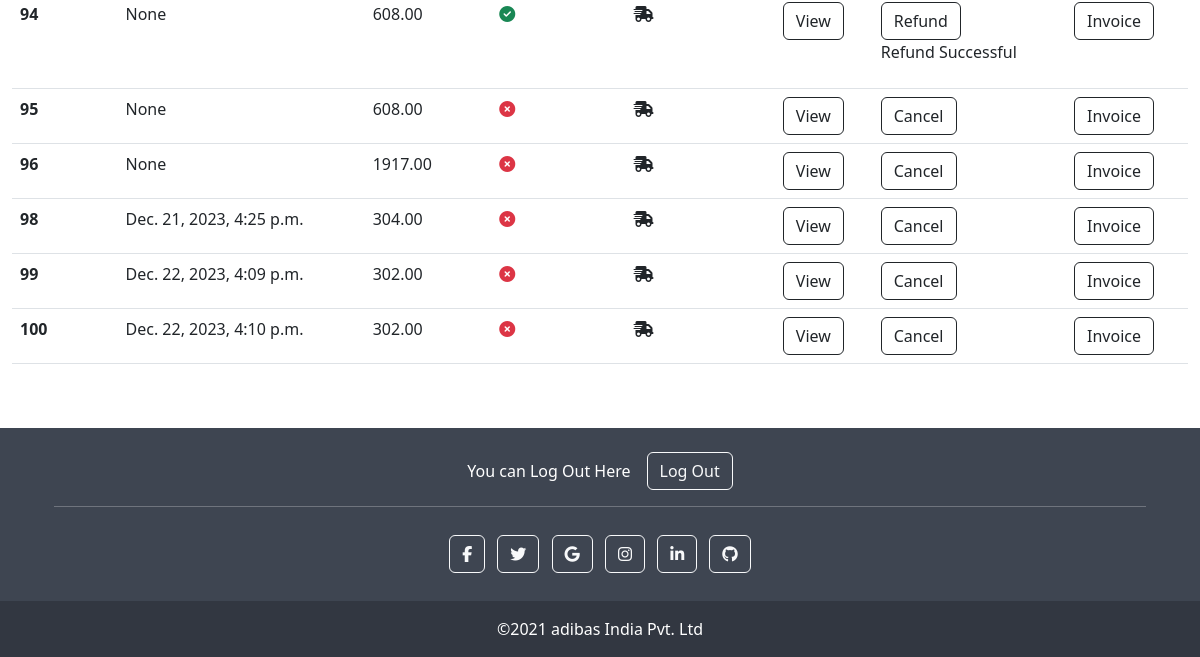
/order_list/ (signed in, lower part), run on an earlier commit of the app's database.
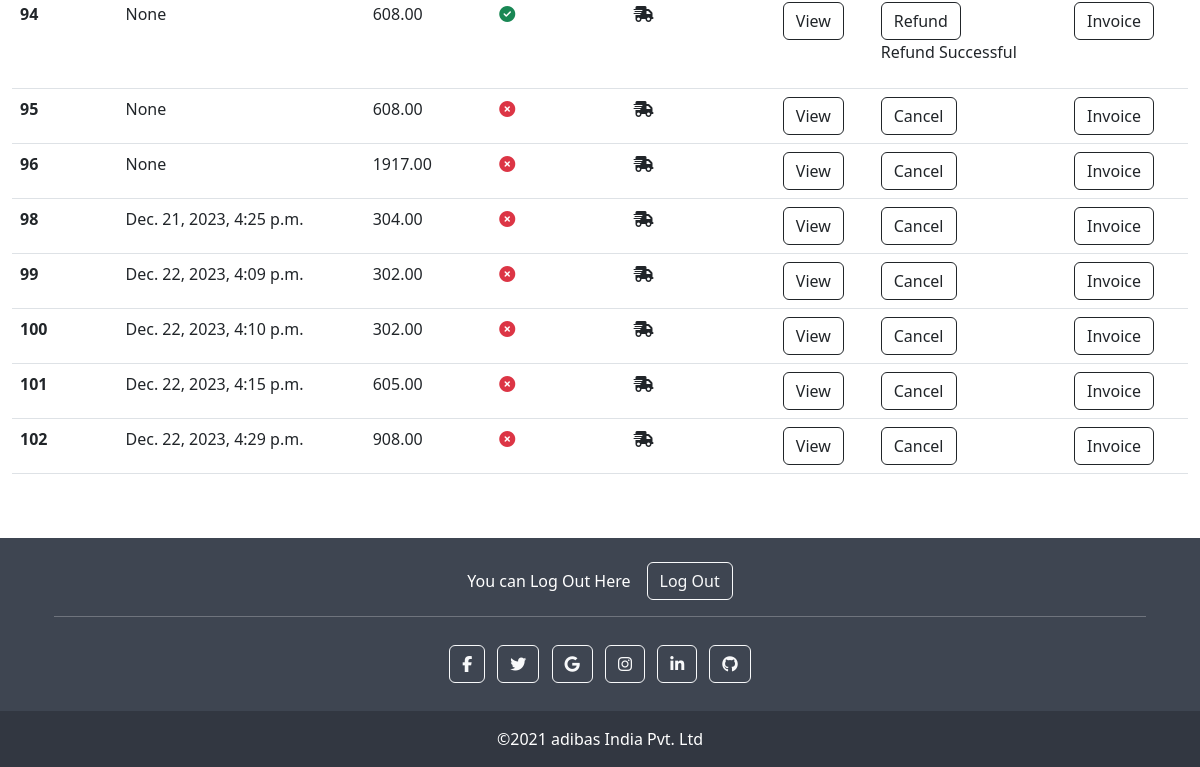
And on a later commit of the database.
### core/models.py (models this page shows)
class CartOrder(models.Model):
    user = models.ForeignKey(CustomUser, on_delete=models.CASCADE)
    price = models.DecimalField(max_digits=999999, decimal_places=2)
    paid_status = models.BooleanField(default=False)
    order_date = models.DateTimeField(auto_now_add = True, null=True, blank=True)
    product_status = models.CharField(choices=STATUS_CHOICE, max_length=30, default='processing', null=True, blank=True)
    status = models.CharField(choices=STATUS, max_length=30, null=True, blank=True, default=None)
    is_rejected = models.BooleanField(default=False, null=True, blank=True)
    class Meta:
        verbose_name_plural = "Cart Orders"

### core/views.py (the view)
# urls.py: path('order_list/', views.order_list, name='order_list'),
def order_list(request):
    orders = CartOrder.objects.filter(user=request.user)
    context = {
        'orders' : orders,
            }
    return render(request, 'order_list.html', context)

### core/context_processor.py (called while the page is built)
def default(request):
    top = TopCategory.objects.all()
    cat = Category.objects.all()
    min_max_price = Product.objects.aggregate(Min('price'), Max('price'))
    return {
        'top':top,
        'cat': cat,
        'min_max_price': min_max_price
    }

### templates/order_list.html (shortened to what this page needs)
{% extends 'base.html' %}
{% block content %}
{% load static %}
<link rel="stylesheet" type="text/css" href="{% static 'profile.css' %}">
<section>
    <div class="container-fluid">
        <table class="table table-hover">
            <tbody>
                {% for order in orders %}
                <tr>
                    <th scope="row">{{ order.id }}</th>
                    <td>{{ order.order_date }}</td>
                    <td>{{ order.price }}</td>
                    {% if order.paid_status == True %}
                    <td><i class="fa-solid fa-circle-check text-success"></i></td>
                    {% else %}
                    <td><i class="fa-solid fa-circle-xmark text-danger"></i></td>
                    {% endif %}
                    {% if order.product_status == 'processing' or order.product_status == 'shipped' %}
                    <td><i class="fa-solid fa-truck-fast"></i></td>
                    {% else %}
                    <td><i class="fa-solid fa-circle-check"></i></td>
                    {% endif %}
                    <td><a href="{% url 'order_detail' order.id %}"><button class="btn btn-outline-dark">View</button></a></td>
                    <td>
                        {% if order.is_rejected == True %}
                            <p>This order cant be Proceed</p>
                            <form action="{% url 'cancel_order' order.id %}" method="post">
                                {% csrf_token %}
                                    <button type="submit" class="btn btn-outline-dark">Cancel</button>
                            </form>
                        {% else %}
                            {% if order.product_status == 'delivered' %}
                                <a style="text-decoration: none;" href="{% url 'refund_order' order.id %}"><button class="btn btn-outline-dark">Return</button></a>
                                {% if order.status == 'refund_requested' %}
                                    <p>Refund Requested</p>
                                {% elif order.status == 'refund_approved' %}
                                    <a style="text-decoration: none;" href="{% url 'approve_refund' order.id %}"><button class="btn btn-outline-dark">Confirm Refund</button></a>
                                {% elif order.status == 'refund_successful' %}
                                    <p>Refund Successful</p>
                                {% endif %}
                            {% else %}
                                {% if order.paid_status %}
                                    <a style="text-decoration: none;" href="{% url 'refund_order' order.id %}"><button class="btn btn-outline-dark">Refund</button></a>
                                    {% if order.status == 'refund_requested' %}
                                        <p>Refund Requested</p>
                                    {% elif order.status == 'refund_approved' %}
                                        <a style="text-decoration: none;" href="{% url 'approve_refund' order.id %}"><button class="btn btn-outline-dark">Confirm Refund</button></a>
                                    {% elif order.status == 'refund_successful' %}
                                        <p>Refund Successful</p>
                                    {% endif %}
                                {% else %}
                                    <form action="{% url 'cancel_order' order.id %}" method="post">
                                        <button type="submit" class="btn btn-outline-dark">Cancel</button>
                                    </form>
                                {% endif %}
                            {% endif %}
                        {% endif %}
                    </td>
                    <td><a href="{% url 'user_invoice' order.id %}"><button class="btn btn-outline-dark">Invoice</button></a></td>
                </tr>
                {% endfor %}
            </tbody>
        </table>
    </div>
</section>
{% endblock content%}

What changed in the data, as far as the page shows it:
added CartOrder: id "101", order_date "Dec. 22, 2023, 4:15 p.m.", price "605.00", paid_status False (drawn), product_status "processing" (drawn), is_rejected "Cancel"
added CartOrder: id "102", order_date "Dec. 22, 2023, 4:29 p.m.", price "908.00", paid_status False (drawn), product_status "processing" (drawn), is_rejected "Cancel"
